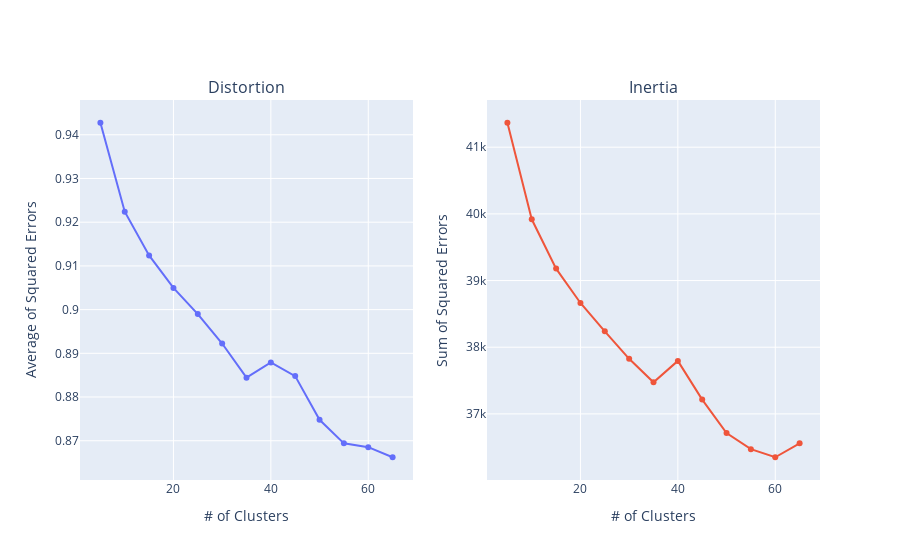

Here is the notebook cell this chart was saved with:
### Code cell
plot_elbow_graphs(k_rng, distortions, inertias)

### Figure 1 — Plotly figure (JSON) as saved in the notebook; plotly's stock layout.template omitted (floating-point values rounded to 4 significant figures)
{"data": [{"type": "scatter", "x": [5, 10, 15, 20, 25, 30, 35, 40, 45, 50, 55, 60, 65], "xaxis": "x", "y": [0.9428, 0.9224, 0.9124, 0.905, 0.899, 0.8922, 0.8844, 0.8879, 0.8848, 0.8748, 0.8694, 0.8685, 0.8662], "yaxis": "y"}, {"type": "scatter", "x": [5, 10, 15, 20, 25, 30, 35, 40, 45, 50, 55, 60, 65], "xaxis": "x2", "y": [41370.0, 39920.0, 39180.0, 38660.0, 38240.0, 37830.0, 37470.0, 37790.0, 37210.0, 36710.0, 36470.0, 36350.0, 36560.0], "yaxis": "y2"}], "layout": {"annotations": [{"font": {"size": 16}, "showarrow": false, "text": "Distortion", "x": 0.225, "xanchor": "center", "xref": "paper", "y": 1, "yanchor": "bottom", "yref": "paper"}, {"font": {"size": 16}, "showarrow": false, "text": "Inertia", "x": 0.775, "xanchor": "center", "xref": "paper", "y": 1, "yanchor": "bottom", "yref": "paper"}], "showlegend": false, "xaxis": {"anchor": "y", "domain": [0, 0.45], "title": {"text": "# of Clusters"}}, "xaxis2": {"anchor": "y2", "domain": [0.55, 1], "title": {"text": "# of Clusters"}}, "yaxis": {"anchor": "x", "domain": [0, 1], "title": {"text": "Average of Squared Errors"}}, "yaxis2": {"anchor": "x2", "domain": [0, 1], "title": {"text": "Sum of Squared Errors"}}}}
